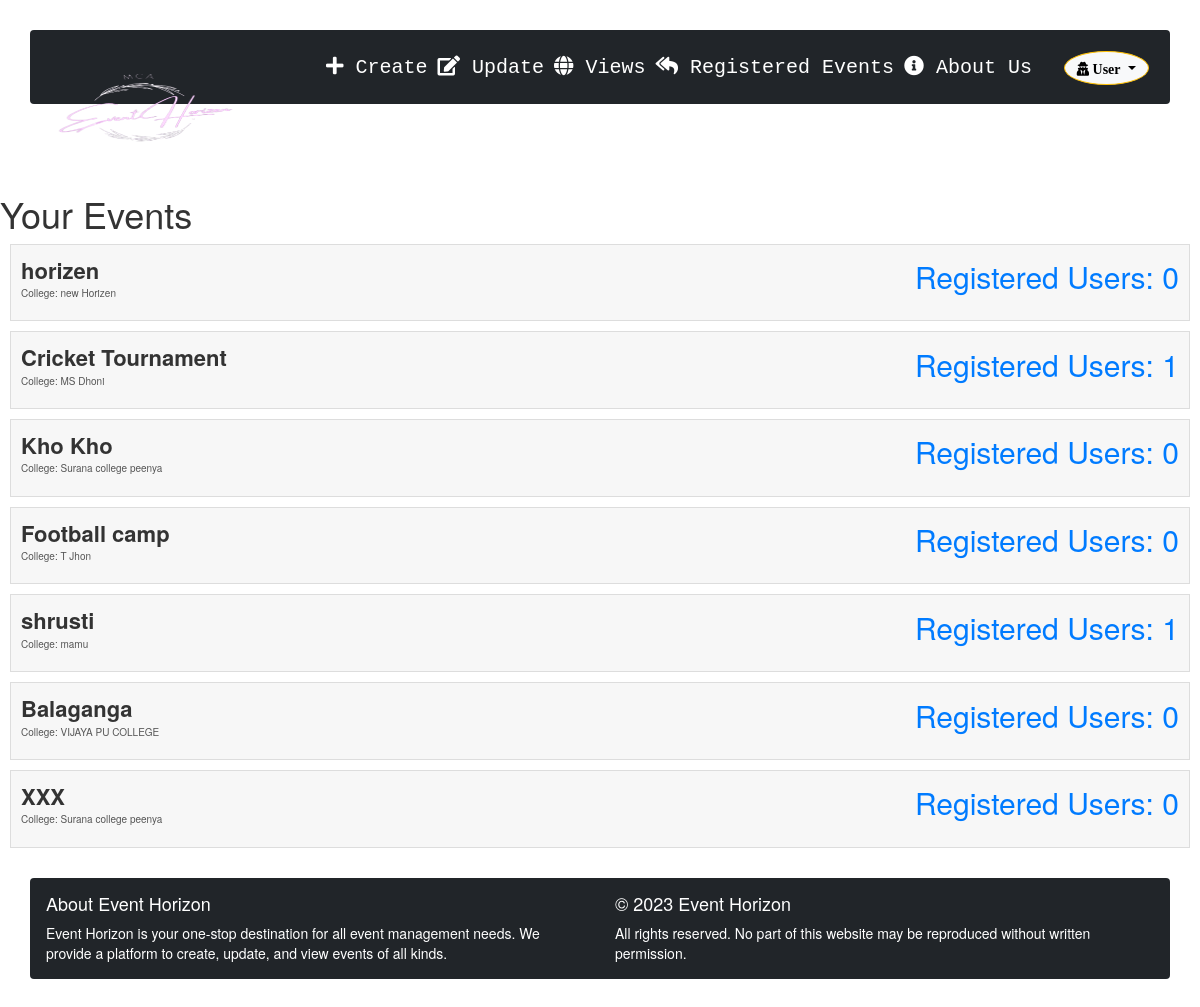
/Registered_List/ (signed in), run on an earlier commit of the app's database.
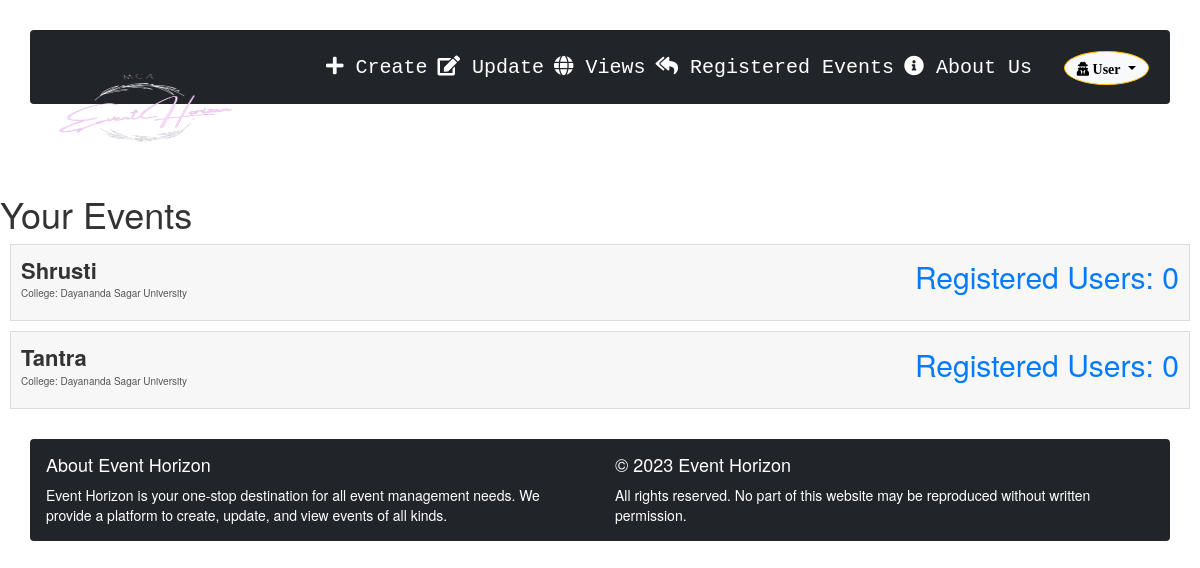
And on a later commit of the database.
### firstapp/models.py (models this page shows, shortened)
class Event(models.Model):
    username = models.ForeignKey(User, on_delete=models.CASCADE)
    event_name = models.CharField(max_length=100)
    college_name = models.CharField(max_length=100)
    address = models.CharField(max_length=200)
    college_website = models.CharField(max_length=200)
    event_datetime = models.DateTimeField(blank=True, null=True)
    event_description = models.TextField()
    event_brochure = models.FileField(upload_to='event_brochures/', blank=True, null=True)
    coordinator_name = models.CharField(max_length=100)
    coordinator_contact = models.CharField(max_length=20)
    entry_fee = models.DecimalField(max_digits=10, decimal_places=2, default=0.00)

### firstapp/views.py (the view)
# urls.py: path('Registered_List/', views.Registered_List, name='Registered_List'),
def Registered_List(request):
    user = request.user
    events = Event.objects.filter(username=user)
    event_data = []
    for event in events:
        registered_users_count = Payment.objects.filter(eventname=event.event_name).count()
        event_data.append({'event': event, 'registered_users_count': registered_users_count})
    context = {
        'events_data': event_data,
    }
    return render(request, 'registered_list.html', context)

### templates/Registered_List.html (shortened to what this page needs)
{% extends 'home.html' %}
{% load static %}
{% block content %}
  <h1>Your Events</h1>
  <ul class="event-list">
    {% for event_data in events_data %}
      <li class="event-item">
        <div class="event-details">
          <strong class="event-name">{{ event_data.event.event_name }}</strong>
          <p class="college-name">College: {{ event_data.event.college_name }}</p>
        </div>
        <div class="user-details">
          <p class="registered-users-count">Registered Users: {{ event_data.registered_users_count }}</p>
        </div>
      </li>
    {% endfor %}
  </ul>
{% endblock %}

### templates/home.html (shortened to what this page needs)
{% load static %}
<!doctype html>
<html lang="en">
<head>
  <link rel="stylesheet" href="https://cdnjs.cloudflare.com/ajax/libs/font-awesome/5.15.3/css/all.min.css">
  <link href="https://cdn.jsdelivr.net/npm/bootstrap@5.2.1/dist/css/bootstrap.min.css" rel="stylesheet"
>
  <link rel="stylesheet" href="https://maxcdn.bootstrapcdn.com/bootstrap/3.4.1/css/bootstrap.min.css">
</head>
<body>
  <header>
    <nav class="navbar navbar-expand-lg m-5 navbar-light bg-dark ">
      <a class="navbar-brand" href="{% url 'home' %}">
        <img src="{% static 'img/logo1.png' %}" alt="Logo" width="200" height="200" class="d-inline-block align-top" style="max-height: 100px;">
      </a>
      <div class="collapse navbar-collapse  m-2" id="navbarSupportedContent">
        <ul class="navbar-nav  px-5">
          <li class="nav-item  ">
            <a class="nav-link" href="{% url 'create_events' %}">
              <i class="fas fa-plus"></i> Create
            </a>
          </li>
          <li class="nav-item gx-5">
            <a class="nav-link" href="{% url 'update_event'  %}">
              <i class="fas fa-edit"></i> Update
            </a>
          </li>
          <li class="nav-item gx-5">
            <a class="nav-link" href="{% url 'event_view'  %}">
              <i class="fas fa-globe"></i> Views
            </a>
          </li>
          <li class="nav-item gx-5">
            <a class="nav-link" href="{% url 'register_Events' %}">
              <i class="fa fa-reply-all"></i> Registered Events
            </a>
          </li>
          <li class="nav-item gx-5">
            <a class="nav-link" href="{% url 'about_us' %}">
              <i class="fas fa-info-circle"></i> About Us
            </a>
          </li>
        <div class="btn-group position-absolute top-0 end-0 m-3  ">
          <button type="button" class="btn btn-light dropdown-toggle m-3 rounded-circle border border-warning" data-toggle="dropdown" data-display="static" aria-haspopup="true" aria-expanded="false">
            <i class="fa fa-user-secret" aria-hidden="true"> User</i>
          </button>
        </ul>
      </div>
    </nav>
  </header>
  <main>
    <br></br>
    {% block content %}{% endblock %}
  </main>
  <footer class="navbar navbar-expand-lg m-5 navbar-light bg-dark">
    <div class="container">
      <div class="row">
        <div class="col-md-6">
          <h4>About Event Horizon</h4>
          <p>
            Event Horizon is your one-stop destination for all event management needs. We provide a platform to create, update, and view events of all kinds.
          </p>
        </div>
        <div class="col-md-6">
          <h4>&copy; 2023 Event Horizon</h4>
          <p>
            All rights reserved. No part of this website may be reproduced without written permission.
          </p>
        </div>
      </div>
    </div>
</body>
</html>

### templates/home.html (style rules this page uses)
a.nav-link { color: white; font-family: "Lucida Console", Monaco, monospace; font-weight: ; font-size: 20px; transition: color 0.3s; }
footer { color:white; }

### templates/Registered_List.html (style rules this page uses)
.event-list { list-style: none; padding: 0; }
.event-item { border: 1px solid #ddd; margin: 10px; padding: 10px; background-color: #f7f7f7; display: flex; justify-content: space-between; align-items: center; }
.event-name { font-size: 2.2rem; font-weight: bold; margin-bottom: 5px; }
.college-name { font-size: 1rem; color: #555; }
.registered-users-count { font-size: 3rem; color: #007bff; }

What changed in the data, as far as the page shows it:
removed Event: event.event_name "horizen", event.college_name "new Horizen", registered_users_count "0"
removed Event: event.event_name "Cricket Tournament", event.college_name "MS Dhoni", registered_users_count "1"
removed Event: event.event_name "Kho Kho", event.college_name "Surana college peenya", registered_users_count "0"
removed Event: event.event_name "Football camp", event.college_name "T Jhon", registered_users_count "0"
removed Event: event.event_name "shrusti", event.college_name "mamu", registered_users_count "1"
removed Event: event.event_name "Balaganga", event.college_name "VIJAYA PU COLLEGE", registered_users_count "0"
removed Event: event.event_name "XXX", event.college_name "Surana college peenya", registered_users_count "0"
added Event: event.event_name "Shrusti", event.college_name "Dayananda Sagar University", registered_users_count "0"
added Event: event.event_name "Tantra", event.college_name "Dayananda Sagar University", registered_users_count "0"
